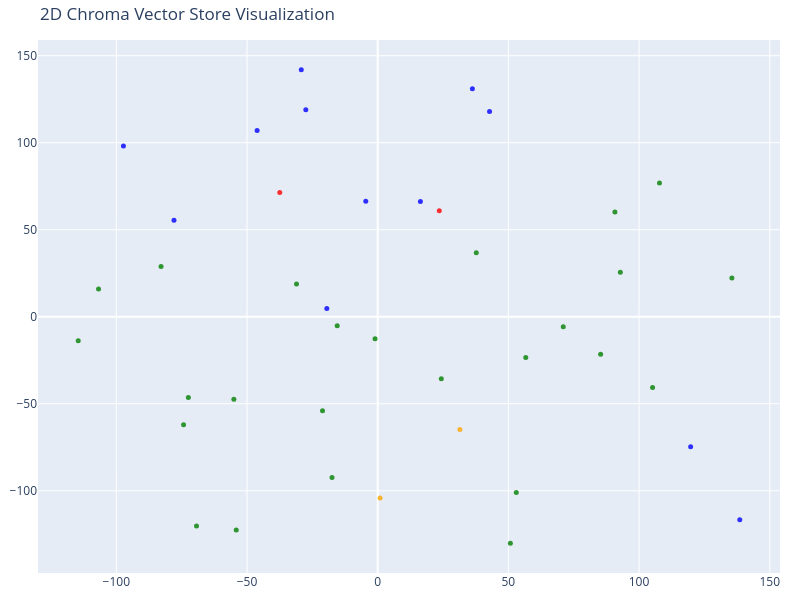

This figure's notebook cell:
### Code cell
# We humans find it easier to visalize things in 2D!
# Reduce the dimensionality of the vectors to 2D using t-SNE
# (t-distributed stochastic neighbor embedding)

tsne = TSNE(n_components=2, random_state=42)
reduced_vectors = tsne.fit_transform(vectors)

# Create the 2D scatter plot
fig = go.Figure(data=[go.Scatter(
    x=reduced_vectors[:, 0],
    y=reduced_vectors[:, 1],
    mode='markers',
    marker=dict(size=5, color=colors, opacity=0.8),
    text=[f"Type: {t}<br>Text: {d[:100]}..." for t, d in zip(doc_types, documents)],
    hoverinfo='text'
)])

fig.update_layout(title='2D Chroma Vector Store Visualization',
    scene=dict(xaxis_title='x',yaxis_title='y'),
    width=800,
    height=600,
    margin=dict(r=20, b=10, l=10, t=40)
)

fig.show()

### Figure 1 — Plotly figure (JSON) as saved in the notebook; plotly's stock layout.template omitted (floating-point values rounded to 4 significant figures)
{"data": [{"hoverinfo": "text", "marker": {"color": ["blue", "blue", "blue", "blue", "blue", "blue", "blue", "blue", "blue", "blue", "blue", "blue", "red", "red", "orange", "orange", "green", "green", "green", "green", "green", "green", "green", "green", "green", "green", "green", "green", "green", "green", "green", "green", "green", "green", "green", "green", "green", "green", "green", "green", "green"], "opacity": 0.8, "size": 5}, "mode": "markers", "text": ["Type: products<br>Text: # CareAssist Voice AI\n\n- Product ID: PROD-ACN-003\n- Company: Accenture\n- Category: Healthcare Contac...", "Type: products<br>Text: ## Pricing (Synthetic)\n- Platform License: USD 210,000 per year\n- Usage: USD 0.022 per voice minute\n...", "Type: products<br>Text: # SecureOps Fusion\n\n- Product ID: PROD-ACN-002\n- Company: Accenture\n- Category: Managed Cybersecurit...", "Type: products<br>Text: ## Pricing (Synthetic)\n- Base Managed SOC: USD 420,000 per year\n- Advanced Threat Module: USD 140,00...", "Type: products<br>Text: # DataSphere One\n\n- Product ID: PROD-ACN-004\n- Company: Accenture\n- Category: Enterprise Data Platfo...", "Type: products<br>Text: ## Pricing (Synthetic)\n- Platform Subscription: USD 320,000 per year\n- Data Governance Module: USD 1...", "Type: products<br>Text: # Accenture - Product and Solutions Catalog (Synthetic)\n\n## Product Portfolio\n\n### PROD-ACN-001: Int...", "Type: products<br>Text: ### PROD-ACN-003: CareAssist Voice AI\n- Category: Healthcare Contact Center AI\n- Description: Conver...", "Type: products<br>Text: # IntelliContract AI\n\n- Product ID: PROD-ACN-001\n- Company: Accenture\n- Category: Legal and Procurem...", "Type: products<br>Text: ## Pricing (Synthetic)\n- Starter: USD 95,000 per year\n- Enterprise: USD 280,000 per year\n- Optional ...", "Type: products<br>Text: # InsightGrid CX\n\n- Product ID: PROD-ACN-005\n- Company: Accenture\n- Category: Customer Experience An...", "Type: products<br>Text: ## Pricing (Synthetic)\n- Professional: USD 145,000 per year\n- Enterprise: USD 260,000 per year\n- Adv...", "Type: contracts<br>Text: # Accenture - Contract Portfolio (Synthetic)\n\n## Contract Summary\nThis file contains synthetic enter...", "Type: contracts<br>Text: ### ACN-CTR-2026-003\n- Client: Helios Health Network\n- Contract Type: AI Contact Center Modernizatio...", "Type: company<br>Text: # Accenture - Company Profile\n\n## Overview\n- Company Name: Accenture (Synthetic Dataset)\n- Industry:...", "Type: company<br>Text: ## Data Relationships\n- Related contracts are in `knowledge-base/contracts/`\n- Employee directory is...", "Type: employees<br>Text: # Accenture - Employee Directory (Synthetic)\n\n## Employee Records\n\n### EMP-ACN-1042\n- Name: Maya Sri...", "Type: employees<br>Text: ### EMP-ACN-1105\n- Name: Rahul Menon\n- Role: Director, Data Platform Engineering\n- Location: Singapo...", "Type: employees<br>Text: ### EMP-ACN-1302\n- Name: Lucas Pereira\n- Role: Manager, Cloud FinOps\n- Location: Sao Paulo, Brazil\n-...", "Type: employees<br>Text: ### EMP-ACN-1303\n- Name: Hannah Brooks\n- Role: Lead, Experience Strategy\n- Location: London, UK\n- Bu...", "Type: employees<br>Text: ### EMP-ACN-1304\n- Name: Omar Haddad\n- Role: Associate Director, Enterprise Security Architecture\n- ...", "Type: employees<br>Text: ### EMP-ACN-1305\n- Name: Keiko Tanaka\n- Role: Data Science Manager\n- Location: Tokyo, Japan\n- Busine...", "Type: employees<br>Text: ### EMP-ACN-1306\n- Name: Michael Osei\n- Role: Consultant, Industry X Operations\n- Location: Accra, G...", "Type: employees<br>Text: ### EMP-ACN-1307\n- Name: Emily Carter\n- Role: Senior Analyst, Talent Analytics\n- Location: Chicago, ...", "Type: employees<br>Text: ### EMP-ACN-1308\n- Name: Arjun Patel\n- Role: Senior Engineer, Platform Reliability\n- Location: Hyder...", "Type: employees<br>Text: ### EMP-ACN-1309\n- Name: Elena Popov\n- Role: Legal Operations Specialist\n- Location: Bucharest, Roma...", "Type: employees<br>Text: ### EMP-ACN-1310\n- Name: Noah Williams\n- Role: Product Manager, Intelligent Automation\n- Location: T...", "Type: employees<br>Text: # Maya Srinivasan\n\n- Employee ID: EMP-ACN-1042\n- Role: Managing Director, Retail Transformation\n- Lo...", "Type: employees<br>Text: # Omar Haddad\n\n- Employee ID: EMP-ACN-1304\n- Role: Associate Director, Enterprise Security Architect...", "Type: employees<br>Text: # Sofia Martinez\n\n- Employee ID: EMP-ACN-1210\n- Role: Director, Applied AI Solutions\n- Location: Mad...", "Type: employees<br>Text: # Keiko Tanaka\n\n- Employee ID: EMP-ACN-1305\n- Role: Data Science Manager\n- Location: Tokyo, Japan\n- ...", "Type: employees<br>Text: # Hannah Brooks\n\n- Employee ID: EMP-ACN-1303\n- Role: Lead, Experience Strategy\n- Location: London, U...", "Type: employees<br>Text: # Lucas Pereira\n\n- Employee ID: EMP-ACN-1302\n- Role: Manager, Cloud FinOps\n- Location: Sao Paulo, Br...", "Type: employees<br>Text: # Noah Williams\n\n- Employee ID: EMP-ACN-1310\n- Role: Product Manager, Intelligent Automation\n- Locat...", "Type: employees<br>Text: # Daniel Kim\n\n- Employee ID: EMP-ACN-1178\n- Role: Senior Director, Cyber Defense Services\n- Location...", "Type: employees<br>Text: # Emily Carter\n\n- Employee ID: EMP-ACN-1307\n- Role: Senior Analyst, Talent Analytics\n- Location: Chi...", "Type: employees<br>Text: # Michael Osei\n\n- Employee ID: EMP-ACN-1306\n- Role: Consultant, Industry X Operations\n- Location: Ac...", "Type: employees<br>Text: # Elena Popov\n\n- Employee ID: EMP-ACN-1309\n- Role: Legal Operations Specialist\n- Location: Bucharest...", "Type: employees<br>Text: # Arjun Patel\n\n- Employee ID: EMP-ACN-1308\n- Role: Senior Engineer, Platform Reliability\n- Location:...", "Type: employees<br>Text: # Priya Nair\n\n- Employee ID: EMP-ACN-1301\n- Role: Senior Manager, AI Program Delivery\n- Location: Pu...", "Type: employees<br>Text: # Rahul Menon\n\n- Employee ID: EMP-ACN-1105\n- Role: Director, Data Platform Engineering\n- Location: S..."], "type": "scatter", "x": [-29.23, -27.49, 36.23, -77.93, 119.7, -4.553, 16.35, -46.13, 138.5, -19.46, 42.8, -97.28, 23.57, -37.46, 0.9178, 31.44, -15.49, -55.03, 85.3, -114.6, 56.66, 105.2, -17.47, -106.8, 135.5, 90.77, -72.43, -21.11, 92.84, -82.88, -0.9984, 71.0, -74.27, 37.72, -54.12, 50.77, -31.06, -69.32, 107.8, 24.34, 53.03], "y": [141.9, 119.0, 131.0, 55.4, -74.75, 66.32, 66.21, 107.0, -116.7, 4.788, 117.9, 98.12, 60.95, 71.38, -104.2, -64.85, -5.15, -47.42, -21.59, -13.83, -23.37, -40.64, -92.37, 15.92, 22.23, 60.16, -46.38, -54.05, 25.61, 28.88, -12.57, -5.685, -62.02, 36.81, -122.6, -130.1, 18.86, -120.2, 76.82, -35.56, -100.9]}], "layout": {"height": 600, "margin": {"b": 10, "l": 10, "r": 20, "t": 40}, "scene": {"xaxis": {"title": {"text": "x"}}, "yaxis": {"title": {"text": "y"}}}, "title": {"text": "2D Chroma Vector Store Visualization"}, "width": 800}}
